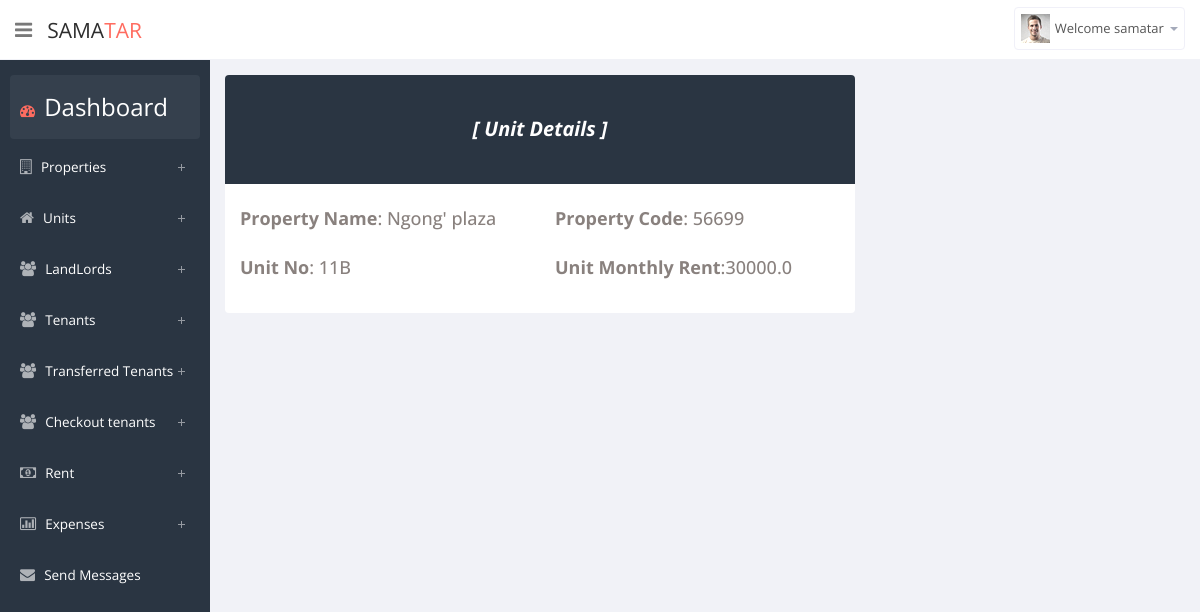
Page /unit/21/ (signed in) on the committed database.
### property/models.py (models this page shows, shortened)
class Unit(models.Model):
    date_added = models.DateField(auto_now_add=True, null=True)
    property = models.ForeignKey(Property,on_delete=models.CASCADE)
    unit_number = models.CharField(max_length=300)
    floor_CHOICES = [('Ground', 'Ground'),
    ('Parking-Bay', 'Parking-Bay'),]
    for r in range(1,10):
        floor_CHOICES.append((num2words(r,to = 'ordinal'),num2words(r,to = 'ordinal')))
    floor_number =models.CharField(max_length=300,null=True,choices=floor_CHOICES)
    monthly_rent = models.FloatField()
    occupied = models.BooleanField(default=False)
    landlord_assigned = models.BooleanField(default=False)
    class Meta:
        ordering = ('property',)

class Property(models.Model):
    date_added = models.DateField(auto_now_add=True, null=True)
    name = models.CharField(max_length=300, unique=True)
    code = models.CharField(max_length=300, unique=True)
    estate = models.CharField(max_length=300)
    number_of_units = models.PositiveIntegerField(default=1, validators=[MinValueValidator(1)])
    number_of_floors =models.PositiveIntegerField(default=1, validators=[MinValueValidator(1)])

### property/views.py (the view)
# urls.py: path('unit/<int:pk>/', views.UnitDetail.as_view(), name='unit_detail'),
class UnitDetail(generic.DetailView):
    model = Unit
    template_name = 'property/unit_detail.html'

### property/templates/property/unit_detail.html
{% extends 'property/base.html' %}
{% load static %}
{% block body %}
<div>
              <div class="row">
                <div class="col-md-8">
                    <section class="panel">
                        <div class="bio-graph-heading project-heading " style="background-color: #2a3542">
                            <strong> [  Unit Details ] </strong>
                        </div>
                        <div class="panel-body bio-graph-info">
                            <div class="row p-details">
                                <div class="bio-row">
                                    <h4><span class="bold">Property Name</span>: {{unit.property.name }}</h4>
                                </div>
                                <div class="bio-row">
                                    <h4><span class="bold">Property Code</span>: {{unit.property.code }}</h4>
                                </div>
                                <div class="bio-row">
                                    <h4><span class="bold">Unit No</span>: {{ unit.unit_number}}</h4>
                                </div>
                                <div class="bio-row">
                                    <h4><span class="bold">Unit Monthly Rent</span>:{{unit.monthly_rent}}</h4>
                                </div>
                            </div>
                        </div>
                    </section>
                </div>
            </div>
</div>
            {% endblock %}

### property/templates/property/base.html (shortened to what this page needs)
<!DOCTYPE html>
<html lang="en">
{% load static %}
{% load bootstrap4 %}
<head>
    <link href="{% static 'property/css/bootstrap.min.css' %}" rel="stylesheet">
    <link href="{% static 'property/css/bootstrap-reset.css' %}" rel="stylesheet">
    <link href="{% static 'property/assets/font-awesome/css/font-awesome.css' %}" rel="stylesheet"/>
    <link href="{% static 'property/assets/jquery-easy-pie-chart/jquery.easy-pie-chart.css' %}" rel="stylesheet"
          type="text/css" media="screen"/>
    <link rel="stylesheet" href="{% static 'property/css/owl.carousel.css' %}" type="text/css">
    <link href="{% static 'property/css/slidebars.css' %}" rel="stylesheet">
    <link href="{% static 'property/css/style.css' %}" rel="stylesheet">
    <link href="{% static 'property/css/style-responsive.css' %}" rel="stylesheet"/>
</head>
<body>
<section id="container">
    <header class="header white-bg">
        <div class="sidebar-toggle-box">
            <div class="fa fa-bars tooltips" data-placement="right" data-original-title="Toggle Navigation"></div>
        </div>
        <a href="{% url 'property:home' %}" class="logo">Sama<span>Tar</span></a>
        <div class="top-nav ">
            <ul class="nav pull-right top-menu">
                {% if user.is_authenticated %}
                <li class="dropdown">
                    <a data-toggle="dropdown" class="dropdown-toggle" href="#">
                        <img alt="" src="img/avatar1_small.jpg">
                        <span class="username"> Welcome {{ user.username }}</span>
                        <b class="caret"></b>
                    </a>
                </li>
                {% endif %}
            </ul>
        </div>
    </header>
    <aside>
        <div id="sidebar" class="nav-collapse">
            <ul class="sidebar-menu" id="nav-accordion">
                <li>
                    <a class="active" href="{% url 'property:home' %}">
                        <i class="fa fa-dashboard"></i>
                        <span style="color:white; font-size:24px">Dashboard</span>
                    </a>
                </li>
                <li class="sub-menu">
                    <a href="javascript:;">
                        <i class="fa fa-building-o"></i>
                        <span class="dash-color">Properties</span>
                    </a>
                </li>
                <li class="sub-menu">
                    <a href="javascript:;">
                        <i class="fa fa-home"></i>
                        <span class="dash-color">Units</span>
                    </a>
                </li>
                <li class="sub-menu">
                    <a href="javascript:;">
                        <i class="fa fa-users"></i>
                        <span class="dash-color">LandLords</span>
                    </a>
                </li>
                <li class="sub-menu">
                    <a href="javascript:;">
                        <i class="fa fa-users"></i>
                        <span class="dash-color">Tenants</span>
                    </a>
                </li>
                <li class="sub-menu">
                    <a href="javascript:;">
                        <i class="fa fa-users"></i>
                        <span class="dash-color">Transferred Tenants</span>
                    </a>
                </li>
                <li class="sub-menu">
                    <a href="javascript:;">
                        <i class=" fa fa-users"></i>
                        <span class="dash-color">Checkout tenants</span>
                    </a>
                </li>
                <li class="sub-menu">
                    <a href="javascript:;">
                        <i class=" fa fa-money"></i>
                        <span class="dash-color">Rent</span>
                    </a>
                </li>
                <li class="sub-menu">
                    <a href="javascript:;">
                        <i class="fa fa-bar-chart-o"></i>
                        <span class="dash-color">Expenses</span>
                    </a>
                </li>
                <li class="sub-menu">
                    <a href="#tab-display-sms" role="tab" data-toggle="tab">
                        <i class="fa fa-envelope"></i>
                        <span class="dash-color">Send Messages</span>
                    </a>
                </li>
            </ul>
        </div>
    </aside>
    <section id="main-content">
        <section class="wrapper site-min-height">
            {% block body %}
            {% endblock %}
        </section>
    </section>
</section>
<link rel="stylesheet" type="text/css"
      href="https://cdn.datatables.net/v/dt/jszip-2.5.0/dt-1.10.18/af-2.3.0/b-1.5.2/b-colvis-1.5.2/b-flash-1.5.2/b-html5-1.5.2/b-print-1.5.2/cr-1.5.0/fh-3.1.4/r-2.2.2/datatables.min.css"/>
</body>
</html>

### rows in the picture
Unit: property.name "Ngong' plaza", property.code "56699", unit_number "11B", monthly_rent "30000.0"

### other values in the picture
{{ user.username }} "samatar"
